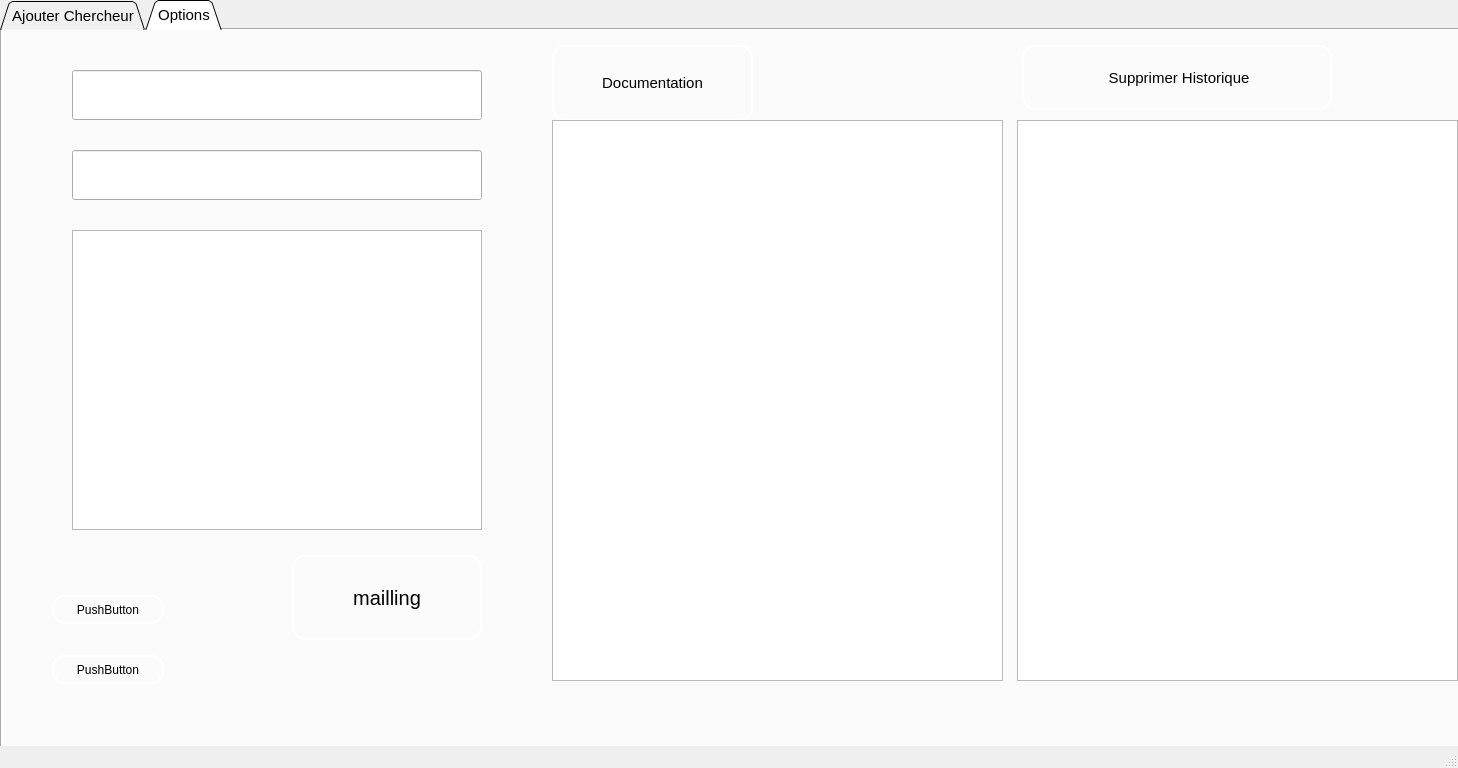
<?xml version="1.0" encoding="UTF-8"?>
<ui version="4.0">
 <class>MainWindow</class>
 <widget class="QMainWindow" name="MainWindow">
  <property name="geometry">
   <rect>
    <x>0</x>
    <y>0</y>
    <width>1458</width>
    <height>768</height>
   </rect>
  </property>
  <property name="windowTitle">
   <string>Gestion des chercheurs</string>
  </property>
  <property name="toolTipDuration">
   <number>-4</number>
  </property>
  <property name="styleSheet">
   <string notr="true">QPushButton{border-radius:13px;
margin-top :5px;
background-color:gris doha ;
border:2px solid white; }
QPushButton:hover{color:white ; 
background-color: gris doha;
border:2px solid white; }</string>
  </property>
  <widget class="QWidget" name="centralwidget">
   <property name="styleSheet">
    <string notr="true"/>
   </property>
   <widget class="QTabWidget" name="ModifierChercheur">
    <property name="geometry">
     <rect>
      <x>0</x>
      <y>0</y>
      <width>2120</width>
      <height>751</height>
     </rect>
    </property>
    <property name="palette">
     <palette>
      <active>
       <colorrole role="Base">
        <brush brushstyle="SolidPattern">
         <color alpha="255">
          <red>255</red>
          <green>255</green>
          <blue>255</blue>
         </color>
        </brush>
       </colorrole>
       <colorrole role="Window">
        <brush brushstyle="SolidPattern">
         <color alpha="255">
          <red>240</red>
          <green>240</green>
          <blue>240</blue>
         </color>
        </brush>
       </colorrole>
      </active>
      <inactive>
       <colorrole role="Base">
        <brush brushstyle="SolidPattern">
         <color alpha="255">
          <red>255</red>
          <green>255</green>
          <blue>255</blue>
         </color>
        </brush>
       </colorrole>
       <colorrole role="Window">
        <brush brushstyle="SolidPattern">
         <color alpha="255">
          <red>240</red>
          <green>240</green>
          <blue>240</blue>
         </color>
        </brush>
       </colorrole>
      </inactive>
      <disabled>
       <colorrole role="Base">
        <brush brushstyle="SolidPattern">
         <color alpha="255">
          <red>240</red>
          <green>240</green>
          <blue>240</blue>
         </color>
        </brush>
       </colorrole>
       <colorrole role="Window">
        <brush brushstyle="SolidPattern">
         <color alpha="255">
          <red>240</red>
          <green>240</green>
          <blue>240</blue>
         </color>
        </brush>
       </colorrole>
      </disabled>
     </palette>
    </property>
    <property name="font">
     <font>
      <pointsize>11</pointsize>
     </font>
    </property>
    <property name="tabShape">
     <enum>QTabWidget::Triangular</enum>
    </property>
    <property name="currentIndex">
     <number>1</number>
    </property>
    <widget class="QWidget" name="tab">
     <attribute name="title">
      <string>Ajouter Chercheur</string>
     </attribute>
     <widget class="QLabel" name="label">
      <property name="geometry">
       <rect>
        <x>40</x>
        <y>140</y>
        <width>90</width>
        <height>50</height>
       </rect>
      </property>
      <property name="font">
       <font>
        <pointsize>10</pointsize>
       </font>
      </property>
      <property name="text">
       <string>Nom</string>
      </property>
     </widget>
     <widget class="QLabel" name="label_2">
      <property name="geometry">
       <rect>
        <x>30</x>
        <y>220</y>
        <width>130</width>
        <height>60</height>
       </rect>
      </property>
      <property name="font">
       <font>
        <pointsize>10</pointsize>
       </font>
      </property>
      <property name="text">
       <string>Prénom</string>
      </property>
     </widget>
     <widget class="QLabel" name="label_3">
      <property name="geometry">
       <rect>
        <x>30</x>
        <y>280</y>
        <width>110</width>
        <height>70</height>
       </rect>
      </property>
      <property name="font">
       <font>
        <pointsize>10</pointsize>
       </font>
      </property>
      <property name="text">
       <string>Age</string>
      </property>
     </widget>
     <widget class="QLabel" name="label_4">
      <property name="geometry">
       <rect>
        <x>30</x>
        <y>370</y>
        <width>120</width>
        <height>60</height>
       </rect>
      </property>
      <property name="font">
       <font>
        <pointsize>10</pointsize>
       </font>
      </property>
      <property name="text">
       <string>Email</string>
      </property>
     </widget>
     <widget class="QLabel" name="label_5">
      <property name="geometry">
       <rect>
        <x>30</x>
        <y>460</y>
        <width>200</width>
        <height>60</height>
       </rect>
      </property>
      <property name="font">
       <font>
        <pointsize>10</pointsize>
       </font>
      </property>
      <property name="text">
       <string>Numéro de téléphone</string>
      </property>
     </widget>
     <widget class="QPushButton" name="Ajout_pushButton">
      <property name="geometry">
       <rect>
        <x>460</x>
        <y>100</y>
        <width>190</width>
        <height>70</height>
       </rect>
      </property>
      <property name="font">
       <font>
        <pointsize>11</pointsize>
       </font>
      </property>
      <property name="text">
       <string>Ajouter</string>
      </property>
      <property name="icon">
       <iconset>
        <normaloff>../C++/Projet/icons8-ajouter-administrateur-50.png</normaloff>../C++/Projet/icons8-ajouter-administrateur-50.png</iconset>
      </property>
      <property name="iconSize">
       <size>
        <width>100</width>
        <height>100</height>
       </size>
      </property>
     </widget>
     <widget class="QPushButton" name="pushButton_reset">
      <property name="geometry">
       <rect>
        <x>460</x>
        <y>190</y>
        <width>190</width>
        <height>70</height>
       </rect>
      </property>
      <property name="font">
       <font>
        <pointsize>11</pointsize>
       </font>
      </property>
      <property name="text">
       <string>Annuler</string>
      </property>
      <property name="icon">
       <iconset>
        <normaloff>../C++/Projet/icons8-annuler-80.png</normaloff>../C++/Projet/icons8-annuler-80.png</iconset>
      </property>
      <property name="iconSize">
       <size>
        <width>160</width>
        <height>160</height>
       </size>
      </property>
     </widget>
     <widget class="QLineEdit" name="nom_chrchreur_lineEdit">
      <property name="geometry">
       <rect>
        <x>230</x>
        <y>150</y>
        <width>220</width>
        <height>40</height>
       </rect>
      </property>
     </widget>
     <widget class="QLineEdit" name="lineEdit_prenom_chercheur">
      <property name="geometry">
       <rect>
        <x>230</x>
        <y>220</y>
        <width>220</width>
        <height>40</height>
       </rect>
      </property>
     </widget>
     <widget class="QLineEdit" name="lineEdit_email_chercheur">
      <property name="geometry">
       <rect>
        <x>230</x>
        <y>390</y>
        <width>220</width>
        <height>40</height>
       </rect>
      </property>
     </widget>
     <widget class="QLineEdit" name="lineEdit_telephone_chercheur">
      <property name="geometry">
       <rect>
        <x>230</x>
        <y>470</y>
        <width>220</width>
        <height>40</height>
       </rect>
      </property>
     </widget>
     <widget class="QSpinBox" name="spinBox_age_chercheur">
      <property name="geometry">
       <rect>
        <x>230</x>
        <y>300</y>
        <width>220</width>
        <height>50</height>
       </rect>
      </property>
     </widget>
     <widget class="QLabel" name="label_16">
      <property name="geometry">
       <rect>
        <x>40</x>
        <y>60</y>
        <width>90</width>
        <height>60</height>
       </rect>
      </property>
      <property name="font">
       <font>
        <pointsize>10</pointsize>
       </font>
      </property>
      <property name="text">
       <string>CIN</string>
      </property>
     </widget>
     <widget class="QLineEdit" name="lineEdit_cin_chercheur">
      <property name="geometry">
       <rect>
        <x>230</x>
        <y>70</y>
        <width>220</width>
        <height>40</height>
       </rect>
      </property>
     </widget>
     <widget class="QLabel" name="label_6">
      <property name="geometry">
       <rect>
        <x>30</x>
        <y>-180</y>
        <width>1591</width>
        <height>1060</height>
       </rect>
      </property>
      <property name="styleSheet">
       <string notr="true">QPushButton{border-radius:13px;
margin-top :5px;
background-color:gris doha ;
border:2px solid white; }
QPushButton:hover{color:white ; 
background-color: gris doha;
border:2px solid white; }</string>
      </property>
      <property name="text">
       <string/>
      </property>
      <property name="pixmap">
       <pixmap>../C++/backgroundDesktop.png</pixmap>
      </property>
     </widget>
     <widget class="QLabel" name="label_7">
      <property name="geometry">
       <rect>
        <x>950</x>
        <y>-10</y>
        <width>781</width>
        <height>711</height>
       </rect>
      </property>
      <property name="text">
       <string/>
      </property>
      <property name="pixmap">
       <pixmap>../C++/backgroundDesktop.png</pixmap>
      </property>
     </widget>
     <widget class="QGroupBox" name="groupBox">
      <property name="geometry">
       <rect>
        <x>680</x>
        <y>90</y>
        <width>530</width>
        <height>200</height>
       </rect>
      </property>
      <property name="font">
       <font>
        <pointsize>10</pointsize>
       </font>
      </property>
      <property name="title">
       <string>Supprimer ou modifier un chercheur</string>
      </property>
      <widget class="QPushButton" name="pushButton_Supprimer">
       <property name="geometry">
        <rect>
         <x>290</x>
         <y>30</y>
         <width>170</width>
         <height>70</height>
        </rect>
       </property>
       <property name="font">
        <font>
         <pointsize>11</pointsize>
        </font>
       </property>
       <property name="text">
        <string>Supprimer</string>
       </property>
       <property name="icon">
        <iconset>
         <normaloff>../C++/Projet/supprimer.png</normaloff>../C++/Projet/supprimer.png</iconset>
       </property>
       <property name="iconSize">
        <size>
         <width>45</width>
         <height>45</height>
        </size>
       </property>
      </widget>
      <widget class="QLineEdit" name="lineEdit_cin_modifierOuSupprimer">
       <property name="geometry">
        <rect>
         <x>40</x>
         <y>70</y>
         <width>230</width>
         <height>40</height>
        </rect>
       </property>
      </widget>
      <widget class="QPushButton" name="pushButton_Modifier">
       <property name="geometry">
        <rect>
         <x>290</x>
         <y>110</y>
         <width>170</width>
         <height>70</height>
        </rect>
       </property>
       <property name="font">
        <font>
         <pointsize>11</pointsize>
        </font>
       </property>
       <property name="text">
        <string>Modifier</string>
       </property>
       <property name="icon">
        <iconset>
         <normaloff>../C++/Projet/modifier-le-fichier.png</normaloff>../C++/Projet/modifier-le-fichier.png</iconset>
       </property>
       <property name="iconSize">
        <size>
         <width>45</width>
         <height>45</height>
        </size>
       </property>
      </widget>
     </widget>
     <widget class="QTableView" name="tableView">
      <property name="geometry">
       <rect>
        <x>480</x>
        <y>300</y>
        <width>970</width>
        <height>280</height>
       </rect>
      </property>
      <property name="styleSheet">
       <string notr="true">border: medium solid #000000;
width: 50%;</string>
      </property>
     </widget>
     <widget class="QPushButton" name="pushButton_19">
      <property name="geometry">
       <rect>
        <x>1080</x>
        <y>10</y>
        <width>260</width>
        <height>70</height>
       </rect>
      </property>
      <property name="font">
       <font>
        <pointsize>16</pointsize>
       </font>
      </property>
      <property name="text">
       <string>Chercher</string>
      </property>
      <property name="icon">
       <iconset>
        <normaloff>../C++/Projet/chercher.png</normaloff>../C++/Projet/chercher.png</iconset>
      </property>
      <property name="iconSize">
       <size>
        <width>30</width>
        <height>30</height>
       </size>
      </property>
     </widget>
     <widget class="QLineEdit" name="lineEdit_recherche">
      <property name="geometry">
       <rect>
        <x>590</x>
        <y>20</y>
        <width>460</width>
        <height>50</height>
       </rect>
      </property>
     </widget>
     <widget class="QPushButton" name="pushButton_20">
      <property name="geometry">
       <rect>
        <x>40</x>
        <y>560</y>
        <width>260</width>
        <height>90</height>
       </rect>
      </property>
      <property name="font">
       <font>
        <pointsize>16</pointsize>
       </font>
      </property>
      <property name="text">
       <string>Trier</string>
      </property>
      <property name="icon">
       <iconset>
        <normaloff>../C++/Projet/icons8-trier-les-réponses-64.png</normaloff>../C++/Projet/icons8-trier-les-réponses-64.png</iconset>
      </property>
      <property name="iconSize">
       <size>
        <width>40</width>
        <height>40</height>
       </size>
      </property>
     </widget>
     <widget class="QCheckBox" name="checkBox">
      <property name="geometry">
       <rect>
        <x>330</x>
        <y>560</y>
        <width>140</width>
        <height>40</height>
       </rect>
      </property>
      <property name="font">
       <font>
        <pointsize>7</pointsize>
       </font>
      </property>
      <property name="text">
       <string>Ordre Croissant</string>
      </property>
     </widget>
     <widget class="QCheckBox" name="checkBox_2">
      <property name="geometry">
       <rect>
        <x>330</x>
        <y>610</y>
        <width>140</width>
        <height>30</height>
       </rect>
      </property>
      <property name="font">
       <font>
        <pointsize>7</pointsize>
       </font>
      </property>
      <property name="text">
       <string>Ordre Decroissant</string>
      </property>
     </widget>
     <widget class="QPushButton" name="pushButton_Export">
      <property name="geometry">
       <rect>
        <x>1240</x>
        <y>590</y>
        <width>160</width>
        <height>70</height>
       </rect>
      </property>
      <property name="font">
       <font>
        <pointsize>11</pointsize>
       </font>
      </property>
      <property name="text">
       <string>Export PDF</string>
      </property>
      <property name="icon">
       <iconset>
        <normaloff>../C++/Projet/icons8-exporter-30.png</normaloff>../C++/Projet/icons8-exporter-30.png</iconset>
      </property>
      <property name="iconSize">
       <size>
        <width>180</width>
        <height>180</height>
       </size>
      </property>
     </widget>
     <widget class="QPushButton" name="pushButton_Statistique">
      <property name="geometry">
       <rect>
        <x>830</x>
        <y>590</y>
        <width>190</width>
        <height>70</height>
       </rect>
      </property>
      <property name="font">
       <font>
        <pointsize>11</pointsize>
       </font>
      </property>
      <property name="text">
       <string>Statistique</string>
      </property>
      <property name="icon">
       <iconset>
        <normaloff>../C++/Projet/icons8-graphique-combiné-50.png</normaloff>../C++/Projet/icons8-graphique-combiné-50.png</iconset>
      </property>
      <property name="iconSize">
       <size>
        <width>80</width>
        <height>80</height>
       </size>
      </property>
     </widget>
     <widget class="QPushButton" name="pushButton_Excel">
      <property name="geometry">
       <rect>
        <x>1070</x>
        <y>590</y>
        <width>140</width>
        <height>70</height>
       </rect>
      </property>
      <property name="font">
       <font>
        <pointsize>12</pointsize>
       </font>
      </property>
      <property name="text">
       <string>Excel</string>
      </property>
     </widget>
     <zorder>label_7</zorder>
     <zorder>label_6</zorder>
     <zorder>label</zorder>
     <zorder>label_2</zorder>
     <zorder>label_3</zorder>
     <zorder>label_4</zorder>
     <zorder>label_5</zorder>
     <zorder>Ajout_pushButton</zorder>
     <zorder>pushButton_reset</zorder>
     <zorder>nom_chrchreur_lineEdit</zorder>
     <zorder>lineEdit_prenom_chercheur</zorder>
     <zorder>lineEdit_email_chercheur</zorder>
     <zorder>lineEdit_telephone_chercheur</zorder>
     <zorder>spinBox_age_chercheur</zorder>
     <zorder>label_16</zorder>
     <zorder>lineEdit_cin_chercheur</zorder>
     <zorder>groupBox</zorder>
     <zorder>tableView</zorder>
     <zorder>pushButton_19</zorder>
     <zorder>lineEdit_recherche</zorder>
     <zorder>pushButton_20</zorder>
     <zorder>checkBox</zorder>
     <zorder>checkBox_2</zorder>
     <zorder>pushButton_Export</zorder>
     <zorder>pushButton_Statistique</zorder>
     <zorder>pushButton_Excel</zorder>
    </widget>
    <widget class="QWidget" name="Options">
     <attribute name="title">
      <string>Options</string>
     </attribute>
     <widget class="QPushButton" name="pushButton_mailling">
      <property name="geometry">
       <rect>
        <x>290</x>
        <y>520</y>
        <width>190</width>
        <height>90</height>
       </rect>
      </property>
      <property name="font">
       <font>
        <pointsize>15</pointsize>
       </font>
      </property>
      <property name="text">
       <string>mailling</string>
      </property>
      <property name="icon">
       <iconset>
        <normaloff>../C++/Projet/icons8-qr-code-60.png</normaloff>../C++/Projet/icons8-qr-code-60.png</iconset>
      </property>
      <property name="iconSize">
       <size>
        <width>45</width>
        <height>45</height>
       </size>
      </property>
     </widget>
     <widget class="QPushButton" name="pushButton_24">
      <property name="geometry">
       <rect>
        <x>1020</x>
        <y>10</y>
        <width>310</width>
        <height>70</height>
       </rect>
      </property>
      <property name="font">
       <font>
        <pointsize>11</pointsize>
       </font>
      </property>
      <property name="text">
       <string> Supprimer Historique</string>
      </property>
      <property name="icon">
       <iconset>
        <normaloff>../C++/Projet/icons8-dossier-ouvert-50.png</normaloff>../C++/Projet/icons8-dossier-ouvert-50.png</iconset>
      </property>
      <property name="iconSize">
       <size>
        <width>90</width>
        <height>90</height>
       </size>
      </property>
     </widget>
     <widget class="QLabel" name="label_10">
      <property name="geometry">
       <rect>
        <x>10</x>
        <y>-190</y>
        <width>1500</width>
        <height>1190</height>
       </rect>
      </property>
      <property name="text">
       <string/>
      </property>
      <property name="pixmap">
       <pixmap>../C++/backgroundDesktop.png</pixmap>
      </property>
     </widget>
     <widget class="QLabel" name="label_11">
      <property name="geometry">
       <rect>
        <x>868</x>
        <y>-10</y>
        <width>1161</width>
        <height>821</height>
       </rect>
      </property>
      <property name="text">
       <string/>
      </property>
      <property name="pixmap">
       <pixmap>../C++/backgroundDesktop.png</pixmap>
      </property>
     </widget>
     <widget class="QLabel" name="label_17">
      <property name="geometry">
       <rect>
        <x>0</x>
        <y>-190</y>
        <width>1511</width>
        <height>980</height>
       </rect>
      </property>
      <property name="text">
       <string/>
      </property>
      <property name="pixmap">
       <pixmap>../C++/backgroundDesktop.png</pixmap>
      </property>
     </widget>
     <widget class="QLabel" name="label_18">
      <property name="geometry">
       <rect>
        <x>868</x>
        <y>-70</y>
        <width>1210</width>
        <height>830</height>
       </rect>
      </property>
      <property name="text">
       <string/>
      </property>
      <property name="pixmap">
       <pixmap>../C++/backgroundDesktop.png</pixmap>
      </property>
     </widget>
     <widget class="QLineEdit" name="lineEdit_adress_recep">
      <property name="geometry">
       <rect>
        <x>70</x>
        <y>40</y>
        <width>410</width>
        <height>50</height>
       </rect>
      </property>
     </widget>
     <widget class="QLineEdit" name="lineEdit_subject">
      <property name="geometry">
       <rect>
        <x>70</x>
        <y>120</y>
        <width>410</width>
        <height>50</height>
       </rect>
      </property>
     </widget>
     <widget class="QPlainTextEdit" name="plainTextEdit_mailText">
      <property name="geometry">
       <rect>
        <x>70</x>
        <y>200</y>
        <width>410</width>
        <height>300</height>
       </rect>
      </property>
     </widget>
     <widget class="QPushButton" name="help_button">
      <property name="geometry">
       <rect>
        <x>550</x>
        <y>10</y>
        <width>201</width>
        <height>81</height>
       </rect>
      </property>
      <property name="font">
       <font>
        <pointsize>11</pointsize>
       </font>
      </property>
      <property name="text">
       <string>Documentation</string>
      </property>
     </widget>
     <widget class="QTextEdit" name="textEdit">
      <property name="geometry">
       <rect>
        <x>550</x>
        <y>90</y>
        <width>451</width>
        <height>561</height>
       </rect>
      </property>
     </widget>
     <widget class="QTableView" name="tableView_historique">
      <property name="geometry">
       <rect>
        <x>1015</x>
        <y>90</y>
        <width>441</width>
        <height>561</height>
       </rect>
      </property>
     </widget>
     <widget class="QPushButton" name="pushButton_on">
      <property name="geometry">
       <rect>
        <x>50</x>
        <y>560</y>
        <width>112</width>
        <height>34</height>
       </rect>
      </property>
      <property name="text">
       <string>PushButton</string>
      </property>
     </widget>
     <widget class="QPushButton" name="pushButton_of">
      <property name="geometry">
       <rect>
        <x>50</x>
        <y>620</y>
        <width>112</width>
        <height>34</height>
       </rect>
      </property>
      <property name="text">
       <string>PushButton</string>
      </property>
     </widget>
     <zorder>label_17</zorder>
     <zorder>label_18</zorder>
     <zorder>label_11</zorder>
     <zorder>label_10</zorder>
     <zorder>pushButton_mailling</zorder>
     <zorder>pushButton_24</zorder>
     <zorder>lineEdit_adress_recep</zorder>
     <zorder>lineEdit_subject</zorder>
     <zorder>plainTextEdit_mailText</zorder>
     <zorder>help_button</zorder>
     <zorder>textEdit</zorder>
     <zorder>tableView_historique</zorder>
     <zorder>pushButton_on</zorder>
     <zorder>pushButton_of</zorder>
    </widget>
   </widget>
  </widget>
  <widget class="QMenuBar" name="menubar">
   <property name="geometry">
    <rect>
     <x>0</x>
     <y>0</y>
     <width>1458</width>
     <height>30</height>
    </rect>
   </property>
  </widget>
  <widget class="QStatusBar" name="statusbar"/>
 </widget>
 <resources/>
 <connections/>
</ui>
